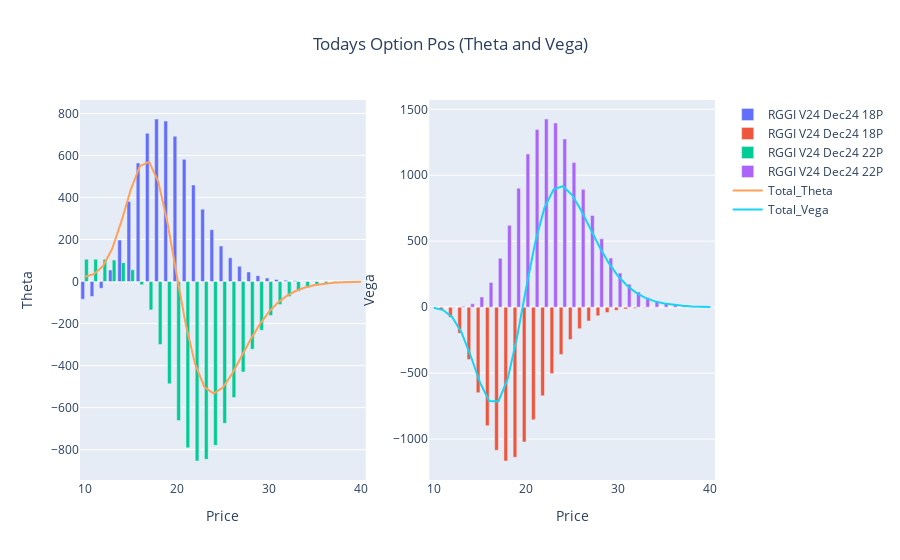

Notebook code for this chart:
### Code cell
fig_t = go.Figure()
for i in list(t)[1:-1]:
    fig_t.add_trace(go.Bar(x=t.Price, y=t[i], name=i, base=0))

fig_t.add_trace(go.Scatter(x=t.Price, y=t.Option_Theta, mode='lines', name='Total_Theta'))


#~~~~~~~~~~~~~~~~~~~~~~~~~~~~~~~~~~~~~~~~~~~~~~~~~~~~~~~~~~~~~~~~~~~~~~~~~~~~~~~~~
fig_v = go.Figure()
for i in list(v)[1:-1]:
    fig_v.add_trace(go.Bar(x=v.Price, y=v[i], name=i, base=0))

fig_v.add_trace(go.Scatter(x=v.Price, y=v.Option_Vega, mode='lines', name='Total_Vega'))

#~~~~~~~~~~~~~~~~~~~~~~~~~~~~~~~~~~~~~~~~~~~~~~~~~~~~~~~~~~~~~~~~~~~~~~~~~~~~~~~~
fig = make_subplots(rows=1, cols=2)
for i in range(0,len(fig_p.data)):
    fig.add_trace(fig_t.data[i], row=1, col=1)
    fig.add_trace(fig_v.data[i], row=1, col=2)
    
#fig.update_layout(title={'text': 'Todays Option Pos (Theta and Vega)','x': 0.5,'xanchor': 'center'}, barmode='stack')
fig.update_layout(title={'text': 'Todays Option Pos (Theta and Vega)','x': 0.5,'xanchor': 'center'})

fig.update_xaxes(title_text="Price", row=1, col=1)
fig.update_yaxes(title_text="Theta", row=1, col=1)
fig.update_xaxes(title_text="Price", row=1, col=2)
fig.update_yaxes(title_text="Vega", row=1, col=2)    
fig.show()

### Figure 1 — Plotly figure (JSON) as saved in the notebook; plotly's stock layout.template omitted (floating-point values rounded to 4 significant figures)
{"data": [{"base": 0, "name": "RGGI V24 Dec24 18P", "type": "bar", "x": [10, 11, 12, 13, 14, 15, 16, 17, 18, 19, 20, 21, 22, 23, 24, 25, 26, 27, 28, 29, 30, 31, 32, 33, 34, 35, 36, 37, 38, 39, 40], "xaxis": "x", "y": [-83.99, -71.31, -32.01, 54.52, 197.4, 380.4, 564.5, 705.4, 773.6, 763.9, 691.4, 581.6, 459.7, 344.4, 246.5, 169.5, 112.6, 72.61, 45.6, 27.99, 16.84, 9.958, 5.798, 3.331, 1.892, 1.063, 0.5923, 0.3275, 0.1798, 0.09818, 0.05334], "yaxis": "y"}, {"base": 0, "name": "RGGI V24 Dec24 18P", "type": "bar", "x": [10, 11, 12, 13, 14, 15, 16, 17, 18, 19, 20, 21, 22, 23, 24, 25, 26, 27, 28, 29, 30, 31, 32, 33, 34, 35, 36, 37, 38, 39, 40], "xaxis": "x2", "y": [-4.278, -22.07, -77.1, -197.8, -396.1, -648.1, -898.4, -1085.0, -1166.0, -1138.0, -1021.0, -854.4, -672.4, -502.3, -358.5, -246.1, -163.2, -105.1, -65.93, -40.43, -24.31, -14.36, -8.357, -4.798, -2.723, -1.53, -0.852, -0.4708, -0.2585, -0.1411, -0.07662], "yaxis": "y2"}, {"base": 0, "name": "RGGI V24 Dec24 22P", "type": "bar", "x": [10, 11, 12, 13, 14, 15, 16, 17, 18, 19, 20, 21, 22, 23, 24, 25, 26, 27, 28, 29, 30, 31, 32, 33, 34, 35, 36, 37, 38, 39, 40], "xaxis": "x", "y": [106.4, 106.3, 105.7, 102.3, 89.85, 55.96, -15.34, -135.1, -299.7, -486.8, -662.0, -791.6, -854.3, -846.5, -779.8, -674.5, -552.2, -430.8, -322.0, -231.9, -161.5, -109.1, -71.85, -46.19, -29.08, -17.96, -10.91, -6.523, -3.849, -2.243, -1.293], "yaxis": "y"}, {"base": 0, "name": "RGGI V24 Dec24 22P", "type": "bar", "x": [10, 11, 12, 13, 14, 15, 16, 17, 18, 19, 20, 21, 22, 23, 24, 25, 26, 27, 28, 29, 30, 31, 32, 33, 34, 35, 36, 37, 38, 39, 40], "xaxis": "x2", "y": [0.008465, 0.1264, 1.106, 6.312, 25.52, 77.72, 187.2, 370.3, 620.2, 901.8, 1161.0, 1347.0, 1427.0, 1396.0, 1275.0, 1096.0, 893.4, 694.5, 517.8, 372.0, 258.5, 174.5, 114.7, 73.66, 46.32, 28.59, 17.35, 10.37, 6.114, 3.562, 2.052], "yaxis": "y2"}, {"mode": "lines", "name": "Total_Theta", "type": "scatter", "x": [10, 11, 12, 13, 14, 15, 16, 17, 18, 19, 20, 21, 22, 23, 24, 25, 26, 27, 28, 29, 30, 31, 32, 33, 34, 35, 36, 37, 38, 39, 40], "xaxis": "x", "y": [22.38, 34.98, 73.65, 156.8, 287.2, 436.4, 549.1, 570.3, 474.0, 277.1, 29.44, -210.0, -394.6, -502.0, -533.3, -504.9, -439.5, -358.1, -276.4, -203.9, -144.6, -99.19, -66.05, -42.86, -27.18, -16.89, -10.31, -6.195, -3.669, -2.145, -1.24], "yaxis": "y"}, {"mode": "lines", "name": "Total_Vega", "type": "scatter", "x": [10, 11, 12, 13, 14, 15, 16, 17, 18, 19, 20, 21, 22, 23, 24, 25, 26, 27, 28, 29, 30, 31, 32, 33, 34, 35, 36, 37, 38, 39, 40], "xaxis": "x2", "y": [-4.27, -21.95, -75.99, -191.5, -370.5, -570.4, -711.2, -714.4, -546.2, -236.0, 139.8, 492.5, 754.2, 894.0, 916.8, 850.3, 730.2, 589.4, 451.8, 331.5, 234.2, 160.1, 106.4, 68.86, 43.6, 27.06, 16.49, 9.897, 5.855, 3.421, 1.976], "yaxis": "y2"}], "layout": {"autosize": true, "title": {"text": "Todays Option Pos (Theta and Vega)", "x": 0.5, "xanchor": "center"}, "xaxis": {"anchor": "y", "autorange": true, "domain": [0, 0.45], "range": [9.5, 40.5], "title": {"text": "Price"}, "type": "linear"}, "xaxis2": {"anchor": "y2", "autorange": true, "domain": [0.55, 1], "range": [9.5, 40.5], "title": {"text": "Price"}, "type": "linear"}, "yaxis": {"anchor": "x", "autorange": true, "domain": [0, 1], "range": [-944.7, 864.1], "title": {"text": "Theta"}, "type": "linear"}, "yaxis2": {"anchor": "x2", "autorange": true, "domain": [0, 1], "range": [-1311.0, 1571.0], "title": {"text": "Vega"}, "type": "linear"}}}
